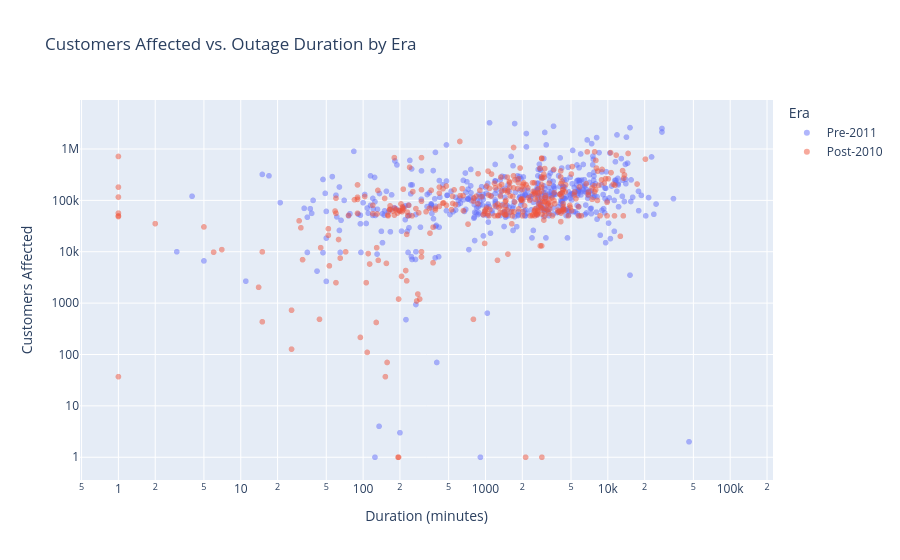

Notebook cell for this chart:
### Code cell
# Scatter: customers affected vs. outage duration, colored by era
px.scatter(
    outages,
    x='OUTAGE.DURATION',
    y='CUSTOMERS.AFFECTED',
    color='ERA',
    opacity=0.5,
    category_orders={'ERA': ['Pre-2011', 'Post-2010']},
    title='Customers Affected vs. Outage Duration by Era',
    labels={
        'OUTAGE.DURATION': 'Duration (minutes)',
        'CUSTOMERS.AFFECTED': 'Customers Affected',
        'ERA': 'Era',
    },
    log_x=True,
    log_y=True,
)

### Figure 1 — Plotly figure (JSON) as saved in the notebook; plotly's stock layout.template omitted (floating-point values rounded to 4 significant figures; data arrays with more than 128 entries replaced by an {"elided": "..."} marker saying what was removed)
{"data": [{"hovertemplate": "Era=Pre-2011<br>Duration (minutes)=%{x}<br>Customers Affected=%{y}<extra></extra>", "legendgroup": "Pre-2011", "marker": {"color": "#636efa", "opacity": 0.5, "symbol": "circle"}, "mode": "markers", "name": "Pre-2011", "showlegend": true, "type": "scattergl", "x": {"elided": "648 int values"}, "xaxis": "x", "y": {"elided": "648 int values"}, "yaxis": "y"}, {"hovertemplate": "Era=Post-2010<br>Duration (minutes)=%{x}<br>Customers Affected=%{y}<extra></extra>", "legendgroup": "Post-2010", "marker": {"color": "#EF553B", "opacity": 0.5, "symbol": "circle"}, "mode": "markers", "name": "Post-2010", "showlegend": true, "type": "scattergl", "x": {"elided": "886 int values"}, "xaxis": "x", "y": {"elided": "886 int values"}, "yaxis": "y"}], "layout": {"legend": {"title": {"text": "Era"}, "tracegroupgap": 0}, "title": {"text": "Customers Affected vs. Outage Duration by Era"}, "xaxis": {"anchor": "y", "domain": [0, 1], "title": {"text": "Duration (minutes)"}, "type": "log"}, "yaxis": {"anchor": "x", "domain": [0, 1], "title": {"text": "Customers Affected"}, "type": "log"}}}
